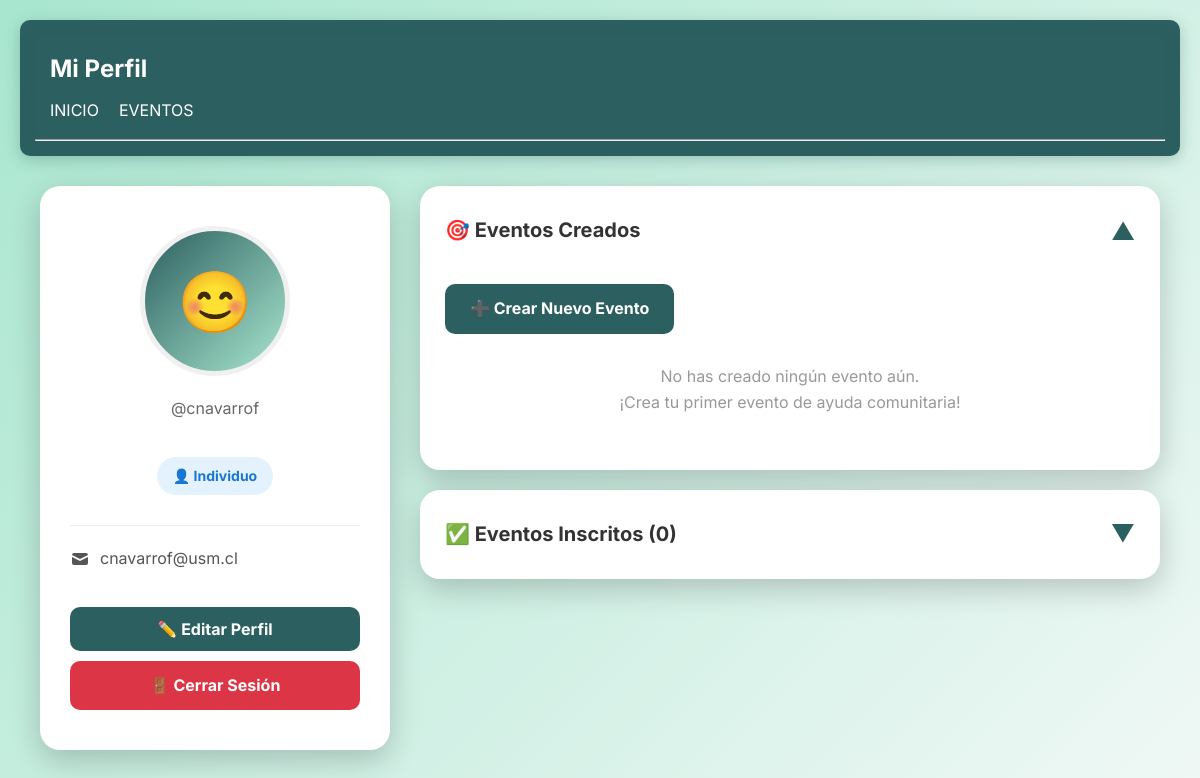
Before: /perfil/ (signed in) with the older database file.
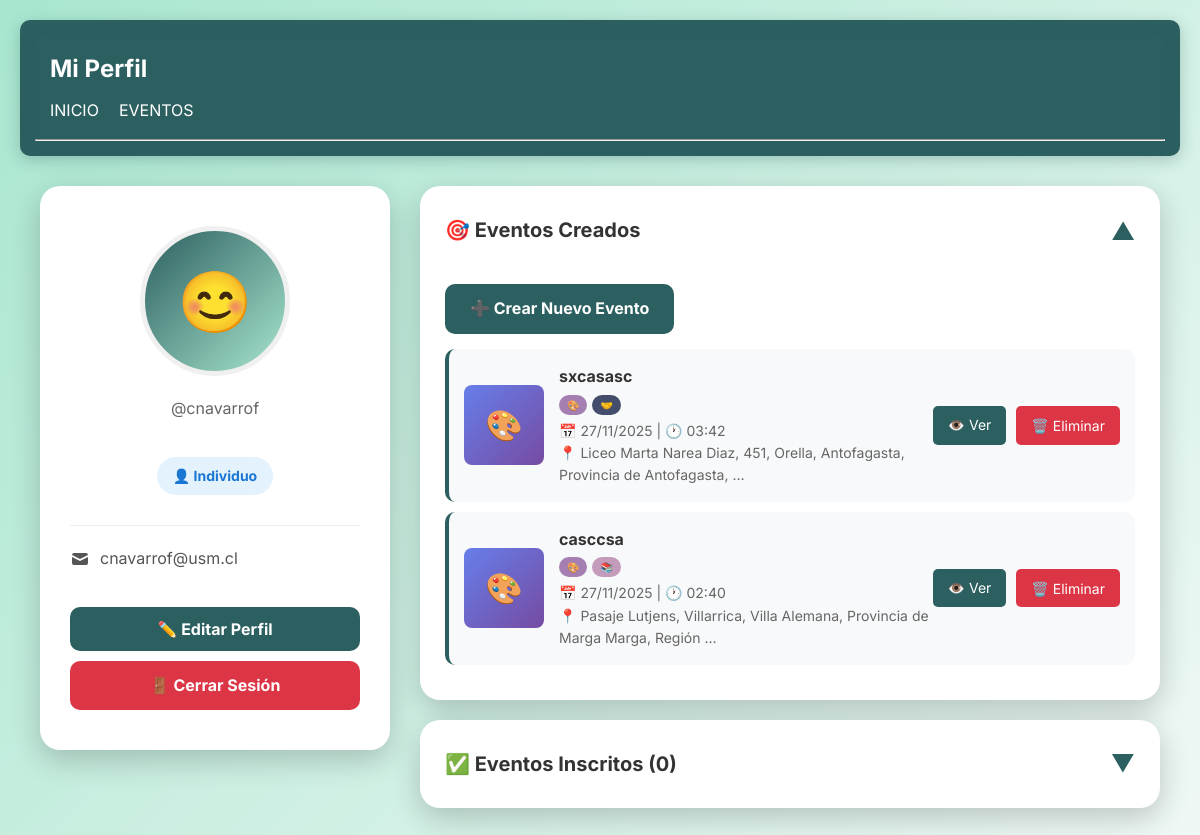
After: the same page with the newer database file.
### Humanet/models.py (models this page shows, shortened)
class Evento(models.Model):
    REGIONES = [
        ('tarapaca', 'Tarapacá'),
        ('antofagasta', 'Antofagasta'),
        ('atacama', 'Atacama'),
        ('coquimbo', 'Coquimbo'),
        ('valparaiso', 'Valparaíso'),
        ('ohiggins', "O'Higgins"),
        ('maule', 'Maule'),
        ('nuble', 'Ñuble'),
        ('biobio', 'Biobío'),
        ('araucania', 'La Araucanía'),
        ('los_rios', 'Los Ríos'),
        ('los_lagos', 'Los Lagos'),
        ('aysen', 'Aysén'),
        ('magallanes', 'Magallanes'),
        ('metropolitana', 'Metropolitana'),
        ('arica', 'Arica y Parinacota'),
    ]
    creador = models.ForeignKey(User, on_delete=models.CASCADE, related_name='eventos')
    nombre = models.CharField(max_length=200)
    imagen = models.ImageField(upload_to='eventos/', blank=True, null=True)  # NUEVO
    fecha = models.DateField()
    hora = models.TimeField()
    ubicacion = models.CharField(max_length=300)
    ciudad = models.CharField(max_length=100, blank=True, null=True)  # NUEVO
    region = models.CharField(max_length=50, choices=REGIONES, blank=True, null=True)  # NUEVO
    latitud = models.DecimalField(max_digits=9, decimal_places=6, null=True, blank=True)
    longitud = models.DecimalField(max_digits=9, decimal_places=6, null=True, blank=True)
    descripcion = models.TextField()
    detalles = models.TextField(blank=True, null=True)
    fecha_creacion = models.DateTimeField(auto_now_add=True)
    categorias = models.ManyToManyField(Categoria, related_name='eventos')
    class Meta:
        ordering = ['-fecha_creacion']
        verbose_name = 'Evento'
        verbose_name_plural = 'Eventos'

class Categoria(models.Model):
    nombre = models.CharField(max_length=100, unique=True)
    icono = models.CharField(max_length=10, default='📌')
    descripcion = models.TextField(blank=True)
    color = models.CharField(max_length=7, default='#667eea')
    class Meta:
        verbose_name = 'Categoría'
        verbose_name_plural = 'Categorías'
        ordering = ['nombre']

### Humanet/views.py (the view)
# urls.py: path('perfil/', views.perfil, name='perfil'),
@login_required
def perfil(request):
    perfil, created = PerfilUsuario.objects.get_or_create(usuario=request.user)
    mensaje = request.GET.get('mensaje')
    evento_nombre = request.GET.get('evento', '')
    context = {
        'perfil': perfil,
        'mensaje': mensaje,
        'evento_nombre': evento_nombre
    }
    return render(request, 'Humanet/perfil.html', context)

### Humanet/templates/Humanet/perfil.html (shortened to what the changed rows need)
{% extends 'Humanet/base.html' %}
{%block extra_nav %}
<header>
    <h1>Mi Perfil</h1>
</header>
{%endblock%}
{% block content %}
<head>
</head>
<body>
    <div class="container">
        <div class="events-section">
            <div class="event-box">
                <div class="event-content" id="content-created">
                    {% if user.eventos.all %}
                    <ul class="event-list">
                        {% for evento in user.eventos.all %}
                        <li class="event-item">
                            <div style="display: flex; gap: 15px; align-items: center; flex: 1;">
                                {% if evento.imagen %}
                                <img src="{{ evento.imagen.url }}"
                                    alt="{{ evento.nombre }}"
                                    style="width: 80px; height: 80px; object-fit: cover; border-radius: 8px;">
                                {% else %}
                                <div style="width: 80px; height: 80px; background: linear-gradient(135deg, #667eea 0%, #764ba2 100%); border-radius: 8px; display: flex; align-items: center; justify-content: center; font-size: 30px; color: white;">
                                    {{ evento.categorias.first.icono|default:"📅" }}
                                </div>
                                {% endif %}
                                <div class="event-item-info" style="flex: 1;">
                                    <h4>{{ evento.nombre }}</h4>
                                    <div style="display: flex; flex-wrap: wrap; gap: 5px; margin: 5px 0;">
                                        {% for categoria in evento.categorias.all|slice:":2" %}
                                        <span style="padding: 2px 8px; background: {{ categoria.color }}; color: white; border-radius: 10px; font-size: 10px; font-weight: bold;">
                                            {{ categoria.icono }}
                                        </span>
                                        {% endfor %}
                                    </div>
                                    <p>📅 {{ evento.fecha|date:"d/m/Y" }} | 🕐 {{ evento.hora|time:"H:i" }}</p>
                                    <p>📍 {{ evento.ubicacion|truncatewords:10 }}</p>
                                </div>
                            </div>
                            <div class="event-item-actions">
                                <a href="{% url 'detalle_evento' evento.id %}" class="btn-small btn-ver">👁️ Ver</a>
                                <button class="btn-small btn-eliminar" onclick="confirmarEliminar('{{ evento.nombre }}', {{ evento.id }})">
                                    🗑️ Eliminar
                                </button>
                            </div>
                        </li>
                        {% endfor %}
                    </ul>
                    {% else %}
                    <div class="no-events">
                        <p>No has creado ningún evento aún.</p>
                        <p>¡Crea tu primer evento de ayuda comunitaria!</p>
                    </div>
                    {% endif %}
                </div>
            </div>
        </div>
    </div>
</body>
{% endblock %}

Changed rows visible on the page:
added Evento: categorias.first.icono "🎨", nombre "sxcasasc", fecha "27/11/2025", hora "03:42", ubicacion "Liceo Marta Narea Diaz, 451, Orella, Antofagasta, Provincia de Antofagasta, …"
now on this page (row unchanged): Categoria: icono "🎨"
now on this page (row unchanged): Categoria: icono "🤝", shown under "sxcasasc"
added Evento: categorias.first.icono "🎨", nombre "casccsa", fecha "27/11/2025", hora "02:40", ubicacion "Pasaje Lutjens, Villarrica, Villa Alemana, Provincia de Marga Marga, Región …"
now on this page (row unchanged): Categoria: icono "📚", shown under "casccsa"
Other visible differences:
text no longer shown: "No has creado ningún evento aún. ¡Crea tu primer evento de ayuda comunitaria!"
